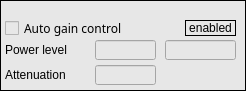
   <widget class="caFrame" name="caframe_2">
    <property name="geometry">
     <rect>
      <x>5</x>
      <y>220</y>
      <width>246</width>
      <height>91</height>
     </rect>
    </property>
    <property name="styleSheet">
     <string notr="true">background-color: rgb(231, 231, 231);</string>
    </property>
    <property name="frameShape">
     <enum>QFrame::Box</enum>
    </property>
    <property name="frameShadow">
     <enum>QFrame::Plain</enum>
    </property>
    <property name="lineWidth">
     <number>1</number>
    </property>
    <property name="midLineWidth">
     <number>1</number>
    </property>
    <property name="background">
     <color>
      <red>0</red>
      <green>0</green>
      <blue>0</blue>
     </color>
    </property>
    <property name="backgroundMode">
     <enum>caFrame::Filled</enum>
    </property>
    <widget class="caTextEntry" name="power_level">
     <property name="geometry">
      <rect>
       <x>95</x>
       <y>40</y>
       <width>61</width>
       <height>20</height>
      </rect>
     </property>
     <property name="font">
      <font>
       <family>Sans Serif</family>
       <pointsize>9</pointsize>
      </font>
     </property>
     <property name="alignment">
      <set>Qt::AlignRight|Qt::AlignTrailing|Qt::AlignVCenter</set>
     </property>
     <property name="channel" stdset="0">
      <string notr="true">$(BPM):agc:power_level_sp</string>
     </property>
     <property name="foreground">
      <color>
       <red>170</red>
       <green>0</green>
       <blue>0</blue>
      </color>
     </property>
     <property name="background">
      <color>
       <red>255</red>
       <green>255</green>
       <blue>127</blue>
      </color>
     </property>
     <property name="colorMode">
      <enum>caLineEdit::Static</enum>
     </property>
     <property name="fontScaleMode">
      <enum>caLineEdit::WidthAndHeight</enum>
     </property>
    </widget>
    <widget class="caToggleButton" name="agc_enabled">
     <property name="geometry">
      <rect>
       <x>5</x>
       <y>20</y>
       <width>141</width>
       <height>16</height>
      </rect>
     </property>
     <property name="font">
      <font>
       <family>Sans Serif</family>
       <pointsize>9</pointsize>
      </font>
     </property>
     <property name="layoutDirection">
      <enum>Qt::LeftToRight</enum>
     </property>
     <property name="text">
      <string>Auto gain control</string>
     </property>
     <property name="channel" stdset="0">
      <string notr="true">$(BPM):agc:enabled_sp</string>
     </property>
    </widget>
    <widget class="QLabel" name="label_19">
     <property name="geometry">
      <rect>
       <x>5</x>
       <y>40</y>
       <width>81</width>
       <height>20</height>
      </rect>
     </property>
     <property name="font">
      <font>
       <pointsize>9</pointsize>
      </font>
     </property>
     <property name="text">
      <string>Power level</string>
     </property>
    </widget>
    <widget class="QLabel" name="label_20">
     <property name="geometry">
      <rect>
       <x>5</x>
       <y>65</y>
       <width>81</width>
       <height>20</height>
      </rect>
     </property>
     <property name="font">
      <font>
       <pointsize>9</pointsize>
      </font>
     </property>
     <property name="text">
      <string>Attenuation</string>
     </property>
    </widget>
    <widget class="caLabel" name="calabel_5">
     <property name="geometry">
      <rect>
       <x>185</x>
       <y>20</y>
       <width>51</width>
       <height>16</height>
      </rect>
     </property>
     <property name="frameShape">
      <enum>QFrame::Box</enum>
     </property>
     <property name="text">
      <string>disabled</string>
     </property>
     <property name="alignment">
      <set>Qt::AlignCenter</set>
     </property>
     <property name="background">
      <color>
       <red>254</red>
       <green>217</green>
       <blue>188</blue>
      </color>
     </property>
     <property name="visibility">
      <enum>caLabel::IfZero</enum>
     </property>
     <property name="channel" stdset="0">
      <string notr="true">$(BPM):agc:enabled_mon</string>
     </property>
    </widget>
    <widget class="caLabel" name="calabel_6">
     <property name="geometry">
      <rect>
       <x>185</x>
       <y>20</y>
       <width>51</width>
       <height>16</height>
      </rect>
     </property>
     <property name="frameShape">
      <enum>QFrame::Box</enum>
     </property>
     <property name="text">
      <string>enabled</string>
     </property>
     <property name="alignment">
      <set>Qt::AlignCenter</set>
     </property>
     <property name="background">
      <color>
       <red>170</red>
       <green>255</green>
       <blue>127</blue>
      </color>
     </property>
     <property name="visibility">
      <enum>caLabel::IfNotZero</enum>
     </property>
     <property name="channel" stdset="0">
      <string notr="true">$(BPM):agc:enabled_mon</string>
     </property>
    </widget>
    <widget class="caLineEdit" name="calineedit_18">
     <property name="geometry">
      <rect>
       <x>165</x>
       <y>40</y>
       <width>71</width>
       <height>20</height>
      </rect>
     </property>
     <property name="font">
      <font>
       <family>Sans Serif</family>
       <pointsize>10</pointsize>
      </font>
     </property>
     <property name="alignment">
      <set>Qt::AlignCenter</set>
     </property>
     <property name="readOnly">
      <bool>true</bool>
     </property>
     <property name="channel" stdset="0">
      <string notr="true">$(BPM):agc:power_level_mon</string>
     </property>
     <property name="foreground">
      <color>
       <red>0</red>
       <green>0</green>
       <blue>0</blue>
      </color>
     </property>
     <property name="background">
      <color>
       <red>255</red>
       <green>255</green>
       <blue>255</blue>
      </color>
     </property>
     <property name="colorMode">
      <enum>caLineEdit::Static</enum>
     </property>
     <property name="frameLineWidth" stdset="0">
      <number>1</number>
     </property>
     <property name="fontScaleMode">
      <enum>caLineEdit::WidthAndHeight</enum>
     </property>
     <property name="unitsEnabled">
      <bool>true</bool>
     </property>
    </widget>
    <widget class="caLineEdit" name="calineedit_19">
     <property name="geometry">
      <rect>
       <x>95</x>
       <y>65</y>
       <width>61</width>
       <height>20</height>
      </rect>
     </property>
     <property name="font">
      <font>
       <family>Sans Serif</family>
       <pointsize>10</pointsize>
      </font>
     </property>
     <property name="alignment">
      <set>Qt::AlignCenter</set>
     </property>
     <property name="readOnly">
      <bool>true</bool>
     </property>
     <property name="channel" stdset="0">
      <string notr="true">$(BPM):agc:att_mon</string>
     </property>
     <property name="foreground">
      <color>
       <red>0</red>
       <green>0</green>
       <blue>0</blue>
      </color>
     </property>
     <property name="background">
      <color>
       <red>255</red>
       <green>255</green>
       <blue>255</blue>
      </color>
     </property>
     <property name="colorMode">
      <enum>caLineEdit::Static</enum>
     </property>
     <property name="frameLineWidth" stdset="0">
      <number>1</number>
     </property>
     <property name="fontScaleMode">
      <enum>caLineEdit::WidthAndHeight</enum>
     </property>
     <property name="unitsEnabled">
      <bool>true</bool>
     </property>
    </widget>
   </widget>
